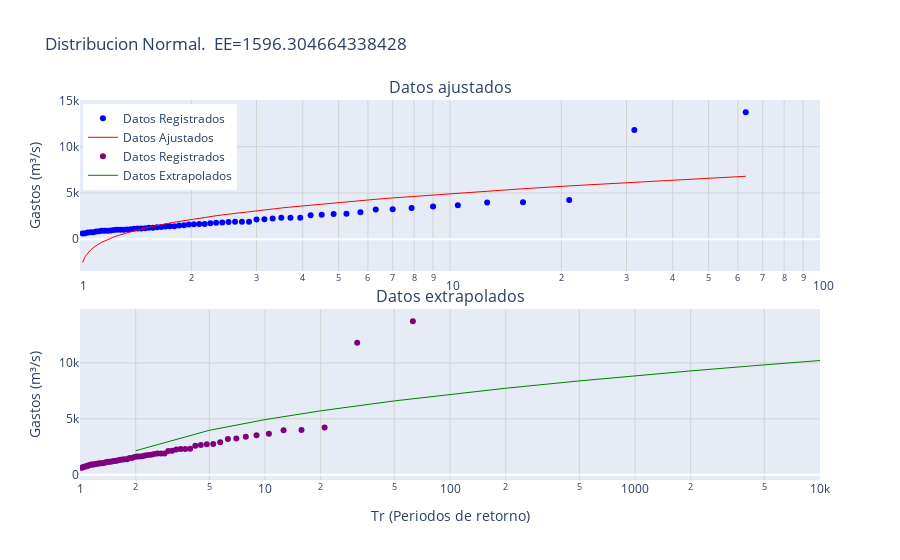

Source (notebook cell):
### Code cell
# Crear subplots
fig = make_subplots(rows=2, 
                    cols=1, 
                    shared_xaxes=False, 
                    vertical_spacing=0.1, 
                    subplot_titles=("Datos ajustados", "Datos extrapolados"))

# Gráfico 1: Datos Registrados (Scatter) y Datos Ajustados (Línea)
fig.add_trace(go.Scatter(x=tR, 
                         y=dReg, 
                         mode='markers', 
                         name='Datos Registrados', 
                         #alpha=.4, 
                         marker=dict(color='blue')), 
              row=1, col=1)
fig.add_trace(go.Scatter(x=tR, 
                         y=dAjust, 
                         mode='lines', 
                         name='Datos Ajustados', 
                         line=dict(color='red', width=1)), 
              row=1, col=1)

fig.add_trace(go.Scatter(x=tR, 
                         y=dReg,
                         mode='markers', 
                         name='Datos Registrados', 
                         #alpha=.4, 
                         marker=dict(color='purple')), 
              row=2, col=1)
fig.add_trace(go.Scatter(x=dTrExtrap, 
                         y=dExtrap, 
                         mode='lines', 
                         name='Datos Extrapolados', 
                         line=dict(color='green', 
                         width=1)), 
              row=2, col=1)

# Configurar el layout
fig.update_layout(
    title_text=titulo,
    #xaxis_type="log",  # Eje x semilogarítmico
    #yaxis_title="Gastos (m³/s)",
    showlegend=True,
    legend=dict(x=0.004, y=0.99)
)
'''
# Añadir una leyenda personalizada como anotación para el gráfico 1
fig.add_annotation(
    xref="paper", yref="paper",
    x=0.05, y=0.99, showarrow=False,
    text="Gráfico 1: Datos Registrados y Ajustados",
    font=dict(size=12, color="black")
)

# Añadir una leyenda personalizada como anotación para el gráfico 2
fig.add_annotation(
    xref="paper", yref="paper",
    x=0.05, y=0.40, showarrow=False,
    text="Gráfico 2: Datos Registrados y Extrapolados",
    font=dict(size=12, color="black")
)
'''
# Configurar ambos ejes x como logarítmicos
fig.update_xaxes(type="log", 
                 range=[0, 2], 
                 showgrid=True, 
                 gridcolor='lightgray', 
                 row=1, col=1)  # Eje x de la primera fila
fig.update_xaxes(type="log", 
                 range=[0, 4], 
                 title="Tr (Periodos de retorno)", 
                 showgrid=True, 
                 gridcolor='lightgray', 
                 row=2, col=1)  # Eje x de la segunda fila
fig.update_yaxes(title_text="Gastos (m³/s)", 
                 showgrid=True, 
                 gridcolor='lightgray', 
                 row=1, col=1)
fig.update_yaxes(title_text="Gastos (m³/s)", 
                 showgrid=True, 
                 gridcolor='lightgray', 
                 row=2, col=1)

# Mostrar el gráfico
fig.show()
#fig.write_html(r'C:\Users\sear2\Music\analisis_frecuencias\Analisis_de_Frecuencias\salidas\grafico_plotly.html')  # Windows
fig.write_html('/home/sear/Documentos/proyecto_frecuencias/Analisis_de_Frecuencias/salidas/grafico_plotly_normal.html')  # Linux

### Figure 1 — Plotly figure (JSON) as saved in the notebook; plotly's stock layout.template omitted (floating-point values rounded to 4 significant figures)
{"data": [{"marker": {"color": "blue"}, "mode": "markers", "name": "Datos Registrados", "type": "scatter", "x": [63, 31.5, 21, 15.75, 12.6, 10.5, 9, 7.875, 7, 6.3, 5.727, 5.25, 4.846, 4.5, 4.2, 3.938, 3.706, 3.5, 3.316, 3.15, 3, 2.864, 2.739, 2.625, 2.52, 2.423, 2.333, 2.25, 2.172, 2.1, 2.032, 1.969, 1.909, 1.853, 1.8, 1.75, 1.703, 1.658, 1.615, 1.575, 1.537, 1.5, 1.465, 1.432, 1.4, 1.37, 1.34, 1.312, 1.286, 1.26, 1.235, 1.212, 1.189, 1.167, 1.145, 1.125, 1.105, 1.086, 1.068, 1.05, 1.033, 1.016], "xaxis": "x", "y": [13713, 11800, 4235, 3992, 3979, 3662, 3533, 3388, 3245, 3205, 2917, 2747, 2734, 2654, 2583, 2319, 2311, 2310, 2248, 2150, 2133, 1899, 1899, 1894, 1861, 1797, 1771, 1716, 1652, 1640, 1631, 1598, 1507, 1494, 1397, 1395, 1371, 1332, 1288, 1244, 1232, 1202, 1173, 1157, 1131, 1087, 1049, 1030, 1030, 1014, 995, 954, 925, 922, 907, 852, 832, 751, 743, 720, 652, 632], "yaxis": "y"}, {"line": {"color": "red", "width": 1}, "mode": "lines", "name": "Datos Ajustados", "type": "scatter", "x": [63, 31.5, 21, 15.75, 12.6, 10.5, 9, 7.875, 7, 6.3, 5.727, 5.25, 4.846, 4.5, 4.2, 3.938, 3.706, 3.5, 3.316, 3.15, 3, 2.864, 2.739, 2.625, 2.52, 2.423, 2.333, 2.25, 2.172, 2.1, 2.032, 1.969, 1.909, 1.853, 1.8, 1.75, 1.703, 1.658, 1.615, 1.575, 1.537, 1.5, 1.465, 1.432, 1.4, 1.37, 1.34, 1.312, 1.286, 1.26, 1.235, 1.212, 1.189, 1.167, 1.145, 1.125, 1.105, 1.086, 1.068, 1.05, 1.033, 1.016], "xaxis": "x", "y": [6803.0, 6171.0, 5765.0, 5457.0, 5203.0, 4986.0, 4794.0, 4621.0, 4463.0, 4316.0, 4178.0, 4048.0, 3924.0, 3806.0, 3693.0, 3584.0, 3478.0, 3376.0, 3276.0, 3178.0, 3082.0, 2989.0, 2896.0, 2806.0, 2716.0, 2627.0, 2539.0, 2452.0, 2365.0, 2278.0, 2192.0, 2106.0, 2020.0, 1933.0, 1846.0, 1759.0, 1671.0, 1582.0, 1492.0, 1401.0, 1309.0, 1215.0, 1120.0, 1022.0, 922.3, 819.7, 714.0, 604.8, 491.6, 373.6, 250.0, 120.0, -17.73, -164.8, -323.5, -496.6, -688.5, -905.6, -1159.0, -1467.0, -1873.0, -2506.0], "yaxis": "y"}, {"marker": {"color": "purple"}, "mode": "markers", "name": "Datos Registrados", "type": "scatter", "x": [63, 31.5, 21, 15.75, 12.6, 10.5, 9, 7.875, 7, 6.3, 5.727, 5.25, 4.846, 4.5, 4.2, 3.938, 3.706, 3.5, 3.316, 3.15, 3, 2.864, 2.739, 2.625, 2.52, 2.423, 2.333, 2.25, 2.172, 2.1, 2.032, 1.969, 1.909, 1.853, 1.8, 1.75, 1.703, 1.658, 1.615, 1.575, 1.537, 1.5, 1.465, 1.432, 1.4, 1.37, 1.34, 1.312, 1.286, 1.26, 1.235, 1.212, 1.189, 1.167, 1.145, 1.125, 1.105, 1.086, 1.068, 1.05, 1.033, 1.016], "xaxis": "x2", "y": [13713, 11800, 4235, 3992, 3979, 3662, 3533, 3388, 3245, 3205, 2917, 2747, 2734, 2654, 2583, 2319, 2311, 2310, 2248, 2150, 2133, 1899, 1899, 1894, 1861, 1797, 1771, 1716, 1652, 1640, 1631, 1598, 1507, 1494, 1397, 1395, 1371, 1332, 1288, 1244, 1232, 1202, 1173, 1157, 1131, 1087, 1049, 1030, 1030, 1014, 995, 954, 925, 922, 907, 852, 832, 751, 743, 720, 652, 632], "yaxis": "y2"}, {"line": {"color": "green", "width": 1}, "mode": "lines", "name": "Datos Extrapolados", "type": "scatter", "x": [2, 5, 10, 20, 50, 100, 200, 500, 1000, 2000, 5000, 10000], "xaxis": "x2", "y": [2149.0, 3973.0, 4926.0, 5714.0, 6600.0, 7191.0, 7732.0, 8387.0, 8847.0, 9281.0, 9821.0, 10210.0], "yaxis": "y2"}], "layout": {"annotations": [{"font": {"size": 16}, "showarrow": false, "text": "Datos ajustados", "x": 0.5, "xanchor": "center", "xref": "paper", "y": 1, "yanchor": "bottom", "yref": "paper"}, {"font": {"size": 16}, "showarrow": false, "text": "Datos extrapolados", "x": 0.5, "xanchor": "center", "xref": "paper", "y": 0.45, "yanchor": "bottom", "yref": "paper"}], "legend": {"x": 0.004, "y": 0.99}, "showlegend": true, "title": {"text": "Distribucion Normal.\n EE=1596.304664338428"}, "xaxis": {"anchor": "y", "domain": [0, 1], "gridcolor": "lightgray", "range": [0, 2], "showgrid": true, "type": "log"}, "xaxis2": {"anchor": "y2", "domain": [0, 1], "gridcolor": "lightgray", "range": [0, 4], "showgrid": true, "title": {"text": "Tr (Periodos de retorno)"}, "type": "log"}, "yaxis": {"anchor": "x", "domain": [0.55, 1], "gridcolor": "lightgray", "showgrid": true, "title": {"text": "Gastos (m³/s)"}}, "yaxis2": {"anchor": "x2", "domain": [0, 0.45], "gridcolor": "lightgray", "showgrid": true, "title": {"text": "Gastos (m³/s)"}}}}
